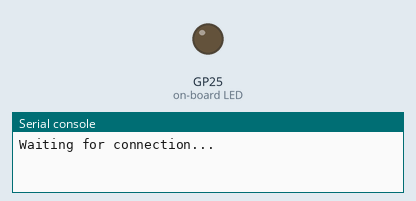
Recording of a program running on a simulated Raspberry Pi Pico running MicroPython. Parts: output pins drawn as LEDs (lit = HIGH), the last lines printed to the serial console. WiFi joins after 1.5 s; one TCP client connects 1 s after the port opens and stays connected.

Above: at 0.1 s.
At 3.1 s:
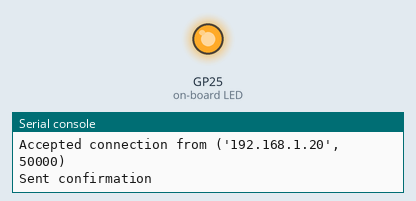
Timing chart, 0 to 4.6 s (numbered marks = the images above):
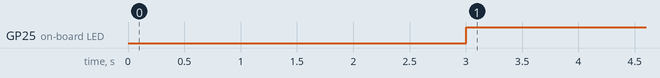

Measured:
- by itself, GP25 (on-board LED): LOW → HIGH at 3.0 s

The program:

main.py
```python
from machine import PWM, Pin
from picozero import LED, pico_led

import network
import socket
import utime

class Robot():
    def __init__(self):
        self.HEADERSIZE = 10
        self.PASSWORD = 'canham1020'
        self.SSID = 'stalag13_24ghz'
        self.PORT = 5555 #change based on robot

        self.server_running = True
        self.server_socket = None
        self.wlan = None

    def connect(self):
        self.wlan = network.WLAN(network.STA_IF)
        self.wlan.active(True)
        self.wlan.connect(self.SSID, self.PASSWORD)

        while self.wlan.isconnected() == False:
            print('Waiting for connection...')
            utime.sleep(1)

        ip = self.wlan.ifconfig()[0]
        print(f'Connected on {ip}')

        return ip

    def start_server(self):
        ip = self.connect()

        self.server_socket = socket.socket(socket.AF_INET, socket.SOCK_STREAM)
        self.server_socket.bind((ip, self.PORT))
        self.server_socket.listen(5)

        print("Server started. Listening for connections...")

        while self.server_running:
            client_socket, addr = self.server_socket.accept()
            print(f"Accepted connection from {addr}")
            client_socket.send(str(-2).encode())
            print("Sent confirmation")
            pico_led.on()

        self.server_socket.close()

    def blink(self, times, interval):
        for x in range(times):
            pico_led.on()
            utime.sleep(interval)
            pico_led.off()
            utime.sleep(interval)


if __name__ == "__main__":
    try:
        robot = Robot()
        robot.start_server()
    except KeyboardInterrupt:
        robot.wlan.disconnect()
        pico_led.off()
    except OSError as e:
        print(e)
        robot.wlan.disconnect()
        pico_led.off()
        robot.blink(3, 0.5)


        
```
